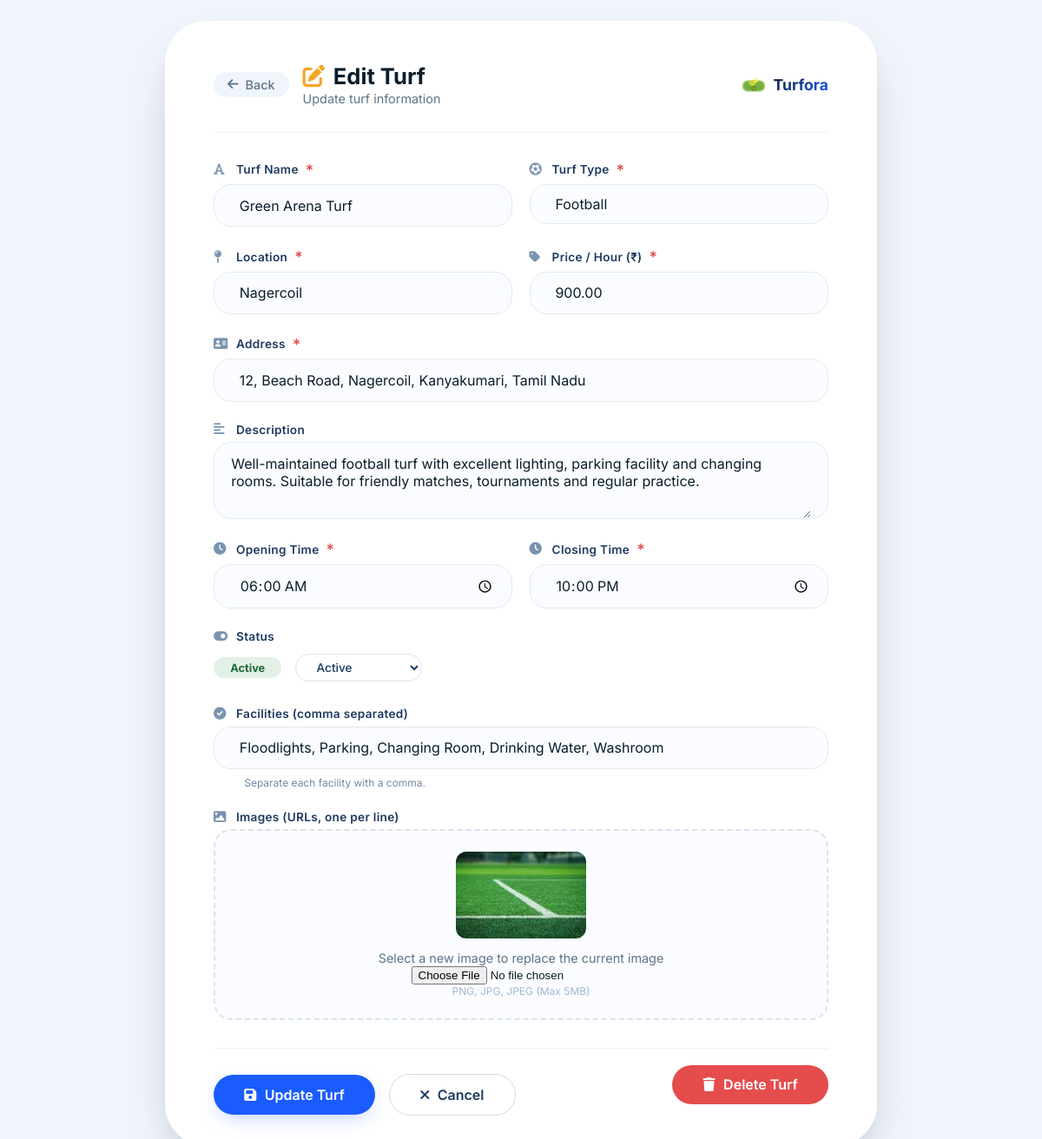
The app's page /editturf/1/ with its own data.
### turforaapp/models.py (models this page shows, shortened)
class Turf(models.Model):
    turf_name = models.CharField(max_length=100)
    location = models.CharField(max_length=100)
    turf_type = models.CharField(max_length=50)
    image = models.ImageField(upload_to='turf_images/', blank=True, null=True)
    description = models.TextField()
    price_per_hour = models.DecimalField(max_digits=10, decimal_places=2)
    available_facilities = models.TextField()
    rating = models.DecimalField(max_digits=3, decimal_places=1, default=0.0)
    address = models.CharField(max_length=255)
    opening_time = models.TimeField()
    closing_time = models.TimeField()
    is_active = models.BooleanField(default=True)

### turforaapp/views.py (the view, shortened to what this page needs)
# urls.py: path('editturf/<int:id>/', views.editturf, name='editturf'),
def editturf(request, id):
    turf = Turf.objects.get(id=id)
    return render(request, 'editturf.html', {
        'turf': turf
    })

### turforaapp/templates/editturf.html (shortened to what this page needs)
<!DOCTYPE html>
<html lang="en">
<head>
    <link rel="stylesheet" href="https://cdnjs.cloudflare.com/ajax/libs/font-awesome/6.0.0-beta3/css/all.min.css" />
</head>
<body>
    <div class="edit-turf-container">
        <div class="page-header">
            <a href="{% url 'manageturfs' %}" class="back-btn"><i class="fas fa-arrow-left"></i> Back</a>
            <div class="title-group">
                <h2><i class="fas fa-edit"></i> Edit Turf</h2>
                <span class="sub">Update turf information</span>
            </div>
            <div class="logo-mini">
                <span>Turfora</span>
            </div>
        </div>
        <form class="edit-form" method="POST" enctype="multipart/form-data">
            <div class="form-row">
                <div class="form-group">
                    <label for="turfName"><i class="fas fa-font"></i> Turf Name <span class="required">*</span></label>
                    <div class="input-wrapper">
                        <input type="text" id="turfName" name="turf_name" value="{{turf.turf_name}}" required />
                    </div>
                </div>
                <div class="form-group">
                    <label for="turfType"><i class="fas fa-futbol"></i> Turf Type <span
                            class="required">*</span></label>
                    <div class="input-wrapper">
                        <select id="turfType" name="turf_type">
                            <option value="Football" {% if turf.turf_type == "Football" %}selected{% endif %}>
                                Football
                            </option>
                        </select>
                    </div>
                </div>
            </div>
            <div class="form-row">
                <div class="form-group">
                    <label for="location"><i class="fas fa-map-pin"></i> Location <span
                            class="required">*</span></label>
                    <div class="input-wrapper">
                        <input type="text" id="location" name="location" value="{{turf.location}}" required />
                    </div>
                </div>
                <div class="form-group">
                    <label for="price"><i class="fas fa-tag"></i> Price / Hour (₹) <span
                            class="required">*</span></label>
                    <div class="input-wrapper">
                        <input type="number" id="price" name="price_per_hour" value="{{turf.price_per_hour}}"
                            required />
                    </div>
                </div>
            </div>
            <div class="form-group">
                <label for="address"><i class="fas fa-address-card"></i> Address <span class="required">*</span></label>
                <div class="input-wrapper">
                    <input type="text" id="address" name="address" value="{{turf.address}}" required />
                </div>
            </div>
            <div class="form-group">
                <label for="description"><i class="fas fa-align-left"></i> Description</label>
                <div class="input-wrapper">
                    <textarea id="description" name="description" rows="3">{{ turf.description }}</textarea>
                </div>
            </div>
            <div class="form-row">
                <div class="form-group">
                    <label for="openingTime"><i class="fas fa-clock"></i> Opening Time <span
                            class="required">*</span></label>
                    <div class="input-wrapper">
                        <input type="time" id="openingTime" name="opening_time" value="{{turf.opening_time|time:'H:i'}}"
                            required />
                    </div>
                </div>
                <div class="form-group">
                    <label for="closingTime"><i class="fas fa-clock"></i> Closing Time <span
                            class="required">*</span></label>
                    <div class="input-wrapper">
                        <input type="time" id="closingTime" name="closing_time" value="{{turf.closing_time|time:'H:i'}}"
                            required />
                    </div>
                </div>
            </div>
            <div class="form-group">
                <label><i class="fas fa-toggle-on"></i> Status</label>
                <div class="status-toggle">
                    <span class="status-badge active">Active</span>
                    <select name="status">
                        <option value="active" {% if turf.status == "active" %}selected{% endif %}>
                            Active
                        </option>
                    </select>
                </div>
            </div>
            <div class="form-group">
                <label for="facilities"><i class="fas fa-check-circle"></i> Facilities (comma separated)</label>
                <div class="input-wrapper">
                    <input type="text" id="facilities" name="available_facilities"
                        value="{{turf.available_facilities}}" />
                </div>
                <div class="field-hint">Separate each facility with a comma.</div>
            </div>
            <div class="form-group">
                <label><i class="fas fa-image"></i> Images (URLs, one per line)</label>
                <div class="image-upload">
                    {% if turf.image %}
                    <img src="{{ turf.image.url }}" alt="{{ turf.turf_name }}"
                        style="width:150px;height:100px;object-fit:cover;border-radius:12px;margin-bottom:10px;">
                    {% else %}
                    <i class="fas fa-cloud-upload-alt"></i>
                    <p>No image uploaded</p>
                    {% endif %}
                    <p>Select a new image to replace the current image</p>
                    <input type="file" id="image" name="image" accept="image/png,image/jpeg,image/jpg">
                    <p style="font-size:0.75rem;color:#a0b8cf;">
                        PNG, JPG, JPEG (Max 5MB)
                    </p>
                </div>
            </div>
            <div class="form-actions">
                <button type="submit" class="btn btn-primary">
                    <i class="fas fa-save"></i> Update Turf
                </button>
                <a href="{% url 'manageturfs' %}" class="btn btn-outline">
                    <i class="fas fa-times"></i> Cancel
                </a>
            </div>
        </form>
        <form action="{% url 'delete_turf' turf.id %}" method="POST"
            onsubmit="return confirm('Are you sure you want to delete this turf?');" class="delete-form">
            <button type="submit" class="btn btn-danger">
                <i class="fas fa-trash"></i> Delete Turf
            </button>
        </form>
    </div>
</body>
</html>

### turforaapp/templates/editturf.html (style rules this page uses)
* { margin: 0; padding: 0; box-sizing: border-box; }
body { font-family: 'Inter', sans-serif; background: #f0f5fc; color: #0b1d2b; padding: 1.5rem; min-height: 100vh; display: flex; align-items: center; justify-content: center; }
.edit-turf-container { max-width: 820px; width: 100%; background: #ffffff; border-radius: 48px; box-shadow: 0 30px 60px -20px rgba(0, 20, 30, 0.25), 0 10px 30px -10px rgba(0, 0, 0, 0.05); padding: 3rem 3.5rem; transition: all 0.2s ease; }
.page-header { display: flex; align-items: center; gap: 1rem; padding-bottom: 1.8rem; border-bottom: 1px solid #edf2f7; margin-bottom: 2rem; flex-wrap: wrap; }
.page-header .back-btn { display: inline-flex; align-items: center; gap: 0.5rem; color: #5d7388; text-decoration: none; font-weight: 500; transition: 0.15s; padding: 0.4rem 1rem; border-radius: 40px; background: #f0f5fc; font-size: 0.9rem; }
.page-header .title-group h2 { font-size: 1.6rem; font-weight: 700; color: #0b1d2b; display: flex; align-items: center; gap: 0.6rem; }
.page-header .title-group h2 i { color: #f5a623; }
.page-header .title-group .sub { color: #5d7388; font-size: 0.9rem; }
.logo-mini { display: flex; align-items: center; gap: 0.5rem; margin-left: auto; font-weight: 700; font-size: 1.1rem; color: #0b1d2b; }
.logo-mini svg { width: 30px; height: 30px; }
.logo-mini span { background: linear-gradient(145deg, #0b1d2b, #1a5cff); -webkit-background-clip: text; -webkit-text-fill-color: transparent; }
.edit-form { display: flex; flex-direction: column; gap: 1.5rem; }
.form-row { display: grid; grid-template-columns: 1fr 1fr; gap: 1.2rem; }
.form-group { display: flex; flex-direction: column; gap: 0.4rem; }
.form-group label { font-weight: 600; font-size: 0.85rem; letter-spacing: 0.3px; color: #1e3a5f; display: flex; align-items: center; gap: 0.5rem; }
.form-group label i { color: #7a94af; width: 18px; font-size: 0.9rem; }
.form-group label .required { color: #e54c4c; font-size: 1.1rem; }
.form-group .input-wrapper { display: flex; align-items: center; background: #fafcff; border-radius: 20px; border: 1.5px solid #e2eaf2; transition: 0.2s ease; padding: 0 1.2rem; }
.form-group .input-wrapper input, .form-group .input-wrapper select, .form-group .input-wrapper textarea { width: 100%; padding: 0.85rem 0 0.85rem 0.6rem; border: none; background: transparent; font-size: 1rem; font-family: inherit; color: #0b1d2b; outline: none; }
.form-group .input-wrapper input::placeholder, .form-group .input-wrapper textarea::placeholder { color: #a0b8cf; font-weight: 400; }
.form-group .input-wrapper select { cursor: pointer; appearance: none; -webkit-appearance: none; background: transparent; }
.form-group .input-wrapper textarea { resize: vertical; min-height: 80px; padding: 0.85rem 0.6rem 0.85rem 0; }
.form-group .field-hint { font-size: 0.75rem; color: #6f8aa3; padding-left: 2.2rem; margin-top: 0.1rem; }
.status-toggle { display: flex; align-items: center; gap: 1rem; padding: 0.3rem 0; }
.status-toggle .status-badge { padding: 0.3rem 1.2rem; border-radius: 30px; font-size: 0.8rem; font-weight: 700; }
.status-badge.active { background: #e3f0e5; color: #1d6b3c; }
.status-toggle select { padding: 0.4rem 1.2rem; border-radius: 30px; border: 1.5px solid #dce4ed; background: white; font-family: inherit; font-size: 0.85rem; font-weight: 500; color: #1e3a5f; outline: none; cursor: pointer; }
.image-upload { border: 2px dashed #dce4ed; border-radius: 20px; padding: 1.5rem; text-align: center; background: #fafcff; transition: 0.15s; }
.image-upload p { color: #5d7388; font-size: 0.9rem; }
.form-actions { display: flex; gap: 1rem; margin-top: 0.5rem; padding-top: 1.8rem; border-top: 1px solid #edf2f7; flex-wrap: wrap; align-items: center; }
.btn { padding: 0.8rem 2.2rem; border-radius: 60px; font-weight: 600; font-size: 1rem; border: none; cursor: pointer; transition: 0.2s ease; font-family: inherit; display: inline-flex; align-items: center; gap: 0.6rem; text-decoration: none; }
.btn-primary { background: #1a5cff; color: white; box-shadow: 0 8px 24px -8px rgba(26, 92, 255, 0.35); }
.btn-outline { background: transparent; color: #1e3a5f; border: 1.5px solid #d0dce8; }
.btn-danger { background: #e54c4c; color: white; }
.delete-form { display: flex; justify-content: flex-end; margin-top: -58px; }

### records on screen
Turf: turf_name "Green Arena Turf", turf_type "Football", location "Nagercoil", price_per_hour "900.00", address "12, Beach Road, Nagercoil, Kanyakumari, Tamil Nadu", description "Well-maintained football turf with excellent lighting, parking facility and changing rooms. Suitable for friendly matches, tournaments and regular practice.", opening_time "06:00", closing_time "22:00", available_facilities "Floodlights, Parking, Changing Room, Drinking Water, Washroom", image (picture)
